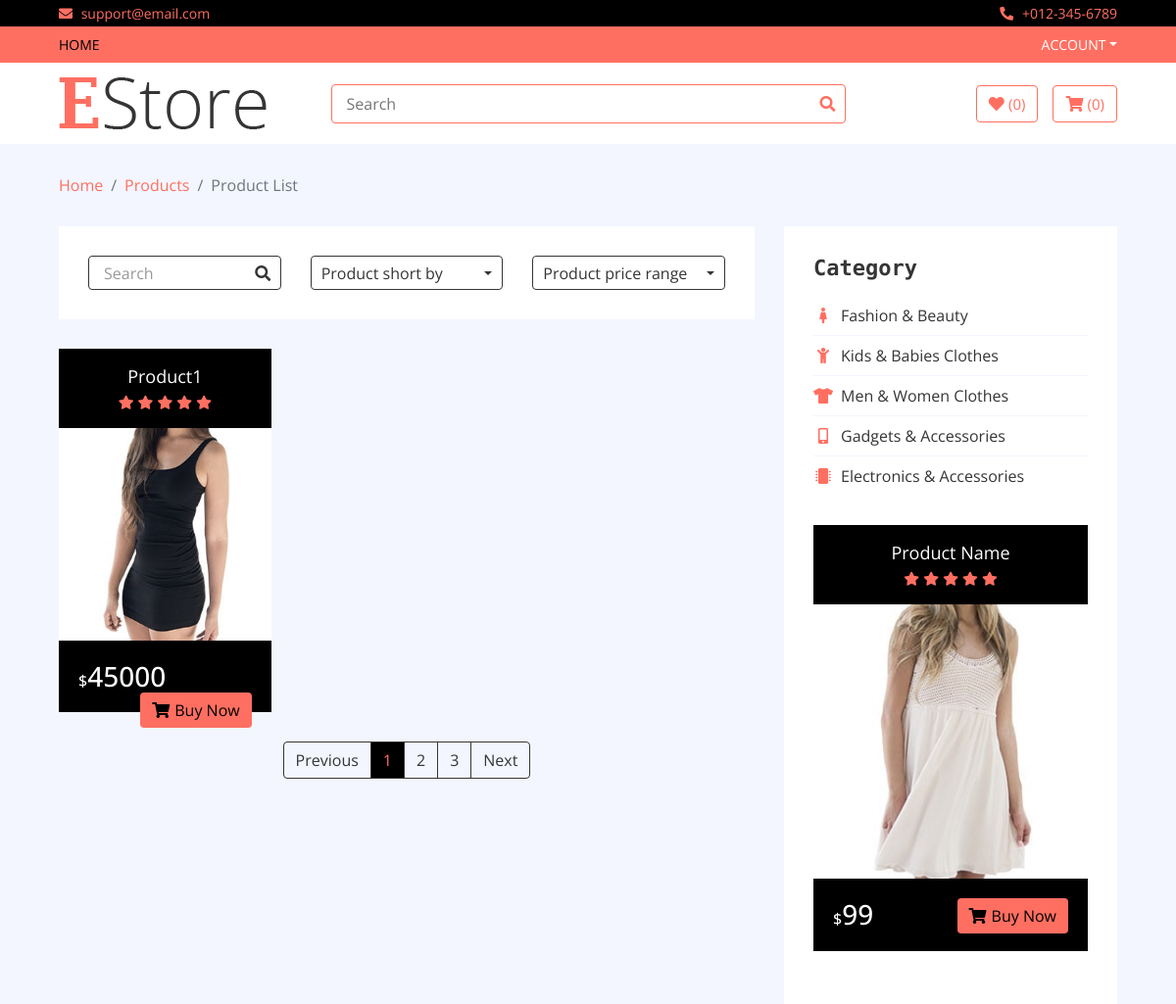
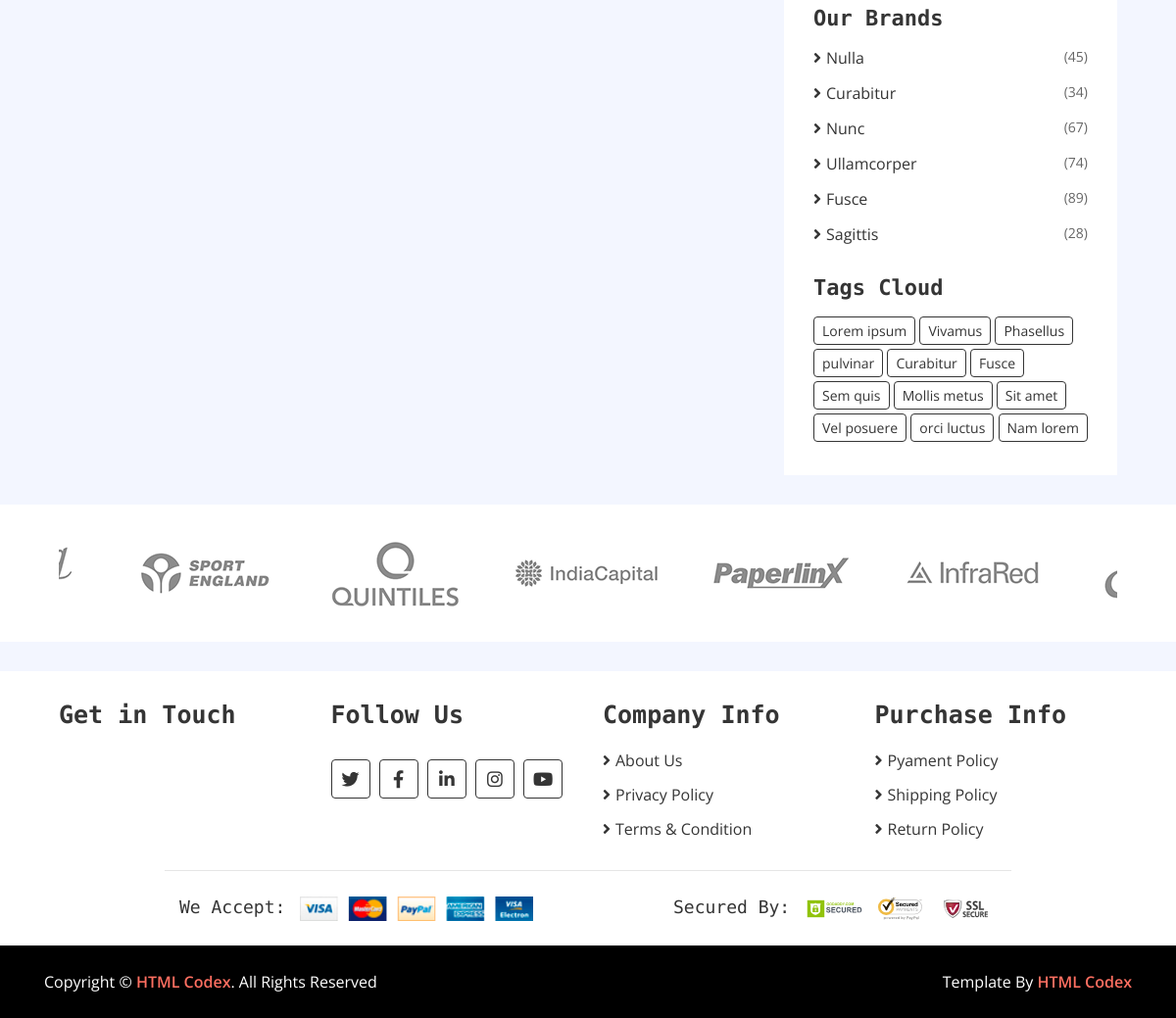
The app's page /category/Electronics with its own data (2 pictures, top to bottom).
### home/models.py (models this page shows, shortened)
class Product(models.Model):
    name = models.CharField(max_length=100)
    category = models.ForeignKey(Category,on_delete=models.CASCADE)
    brand = models.ForeignKey(Brand, on_delete = models.CASCADE)
    price = models.IntegerField()
    discounted_price = models.IntegerField()
    image = models.ImageField(upload_to='media')
    description = models.TextField(blank = True)
    specification = models.TextField(blank=True)
    slug = models.TextField()
    label = models.CharField(choices=LABEL,max_length=20)
    stock = models.CharField(choices=STOCK, max_length=20)

### home/views.py (the view)
# urls.py: path('category/<slug>', CategoryView.as_view(), name='category'),
class CategoryView(BaseView):
    def get(self,request,slug):
        self.views
        cat_id = Category.objects.get(slug = slug).id
        self.views['product_category'] = Product.objects.filter(category_id = cat_id)
        return render(request,'category.html',self.views)

### templates/category.html (shortened to what this page needs)
{% extends 'base.html' %}
{% load static %}
{% block content %}
        <div class="breadcrumb-wrap">
            <div class="container-fluid">
                <ul class="breadcrumb">
                    <li class="breadcrumb-item"><a href="#">Home</a></li>
                    <li class="breadcrumb-item"><a href="#">Products</a></li>
                    <li class="breadcrumb-item active">Product List</li>
                </ul>
            </div>
        </div>
        <div class="product-view">
            <div class="container-fluid">
                <div class="row">
                    <div class="col-lg-8">
                        <div class="row">
                            <div class="col-md-12">
                                <div class="product-view-top">
                                    <div class="row">
                                        <div class="col-md-4">
                                            <div class="product-search">
                                                <input type="email" value="Search">
                                                <button><i class="fa fa-search"></i></button>
                                            </div>
                                        </div>
                                        <div class="col-md-4">
                                            <div class="product-short">
                                                <div class="dropdown">
                                                    <div class="dropdown-toggle" data-toggle="dropdown">Product short by</div>
                                                </div>
                                            </div>
                                        </div>
                                        <div class="col-md-4">
                                            <div class="product-price-range">
                                                <div class="dropdown">
                                                    <div class="dropdown-toggle" data-toggle="dropdown">Product price range</div>
                                                </div>
                                            </div>
                                        </div>
                                    </div>
                                </div>
                            </div>
                            {% for cat in product_category %}
                            <div class="col-md-4">
                                <div class="product-item">
                                    <div class="product-title">
                                        <a href="#">{{cat.name}}</a>
                                        <div class="ratting">
                                            <i class="fa fa-star"></i>
                                            <i class="fa fa-star"></i>
                                            <i class="fa fa-star"></i>
                                            <i class="fa fa-star"></i>
                                            <i class="fa fa-star"></i>
                                        </div>
                                    </div>
                                    <div class="product-image">
                                        <a href="product-detail.html">
                                            <img src="{{cat.image.url}}" alt="Product Image">
                                        </a>
                                    </div>
                                    <div class="product-price">
                                        {% if cat.discounted_price > 0  %}
                                        <h3><span>$</span>{{cat.discounted_price}}</h3>
                                        {% else %}
                                        <h3><span>$</span>{{cat.price}}</h3>
                                        {% endif %}
                                        <a class="btn" href=""><i class="fa fa-shopping-cart"></i>Buy Now</a>
                                    </div>
                                </div>
                            </div>
                            {% endfor %}
                        </div>
                        <div class="col-md-12">
                            <nav aria-label="Page navigation example">
                                <ul class="pagination justify-content-center">
                                    <li class="page-item disabled">
                                        <a class="page-link" href="#" tabindex="-1">Previous</a>
                                    </li>
                                    <li class="page-item active"><a class="page-link" href="#">1</a></li>
                                    <li class="page-item"><a class="page-link" href="#">2</a></li>
                                    <li class="page-item"><a class="page-link" href="#">3</a></li>
                                    <li class="page-item">
                                        <a class="page-link" href="#">Next</a>
                                    </li>
                                </ul>
                            </nav>
                        </div>
                    </div>
                    <div class="col-lg-4 sidebar">
                        <div class="sidebar-widget category">
                            <h2 class="title">Category</h2>
                            <nav class="navbar bg-light">
                                <ul class="navbar-nav">
                                    <li class="nav-item">
                                        <a class="nav-link" href="#"><i class="fa fa-female"></i>Fashion & Beauty</a>
                                    </li>
                                    <li class="nav-item">
                                        <a class="nav-link" href="#"><i class="fa fa-child"></i>Kids & Babies Clothes</a>
                                    </li>
                                    <li class="nav-item">
                                        <a class="nav-link" href="#"><i class="fa fa-tshirt"></i>Men & Women Clothes</a>
                                    </li>
                                    <li class="nav-item">
                                        <a class="nav-link" href="#"><i class="fa fa-mobile-alt"></i>Gadgets & Accessories</a>
                                    </li>
                                    <li class="nav-item">
                                        <a class="nav-link" href="#"><i class="fa fa-microchip"></i>Electronics & Accessories</a>
                                    </li>
                                </ul>
                            </nav>
                        </div>
                        <div class="sidebar-widget widget-slider">
                            <div class="sidebar-slider normal-slider">
                                <div class="product-item">
                                    <div class="product-title">
                                        <a href="#">Product Name</a>
                                        <div class="ratting">
                                            <i class="fa fa-star"></i>
                                            <i class="fa fa-star"></i>
                                            <i class="fa fa-star"></i>
                                            <i class="fa fa-star"></i>
                                            <i class="fa fa-star"></i>
                                        </div>
                                    </div>
                                    <div class="product-image">
                                        <a href="product-detail.html">
                                            <img src="img/product-10.jpg" alt="Product Image">
                                        </a>
                                    </div>
                                    <div class="product-price">
                                        <h3><span>$</span>99</h3>
                                        <a class="btn" href=""><i class="fa fa-shopping-cart"></i>Buy Now</a>
                                    </div>
                                </div>
                            </div>
                        </div>
                        <div class="sidebar-widget brands">
                            <h2 class="title">Our Brands</h2>
                            <ul>
                                <li><a href="#">Nulla </a><span>(45)</span></li>
                                <li><a href="#">Curabitur </a><span>(34)</span></li>
                                <li><a href="#">Nunc </a><span>(67)</span></li>
                                <li><a href="#">Ullamcorper</a><span>(74)</span></li>
                                <li><a href="#">Fusce </a><span>(89)</span></li>
                                <li><a href="#">Sagittis</a><span>(28)</span></li>
                            </ul>
                        </div>
                        <div class="sidebar-widget tag">
                            <h2 class="title">Tags Cloud</h2>
                            <a href="#">Lorem ipsum</a>
                            <a href="#">Vivamus</a>
                            <a href="#">Phasellus</a>
                            <a href="#">pulvinar</a>
                            <a href="#">Curabitur</a>
                            <a href="#">Fusce</a>
                            <a href="#">Sem quis</a>
                            <a href="#">Mollis metus</a>
                            <a href="#">Sit amet</a>
                            <a href="#">Vel posuere</a>
                            <a href="#">orci luctus</a>
                            <a href="#">Nam lorem</a>
                        </div>
                    </div>
                </div>
            </div>
        </div>
        <div class="brand">
            <div class="container-fluid">
                <div class="brand-slider">
                    <div class="brand-item"><img src="img/brand-1.png" alt=""></div>
                    <div class="brand-item"><img src="img/brand-2.png" alt=""></div>
                    <div class="brand-item"><img src="img/brand-3.png" alt=""></div>
                    <div class="brand-item"><img src="img/brand-4.png" alt=""></div>
                    <div class="brand-item"><img src="img/brand-5.png" alt=""></div>
                    <div class="brand-item"><img src="img/brand-6.png" alt=""></div>
                </div>
            </div>
        </div>
{% endblock %}

### records on screen
Product: name "Product1", image (picture), discounted_price "45000"
